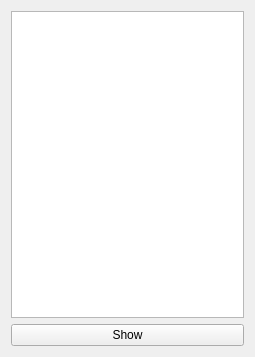
<?xml version="1.0" encoding="UTF-8"?>
<ui version="4.0">
 <class>Form</class>
 <widget class="QWidget" name="Form">
  <property name="geometry">
   <rect>
    <x>0</x>
    <y>0</y>
    <width>255</width>
    <height>357</height>
   </rect>
  </property>
  <property name="windowTitle">
   <string>Select Columns</string>
  </property>
  <property name="windowIcon">
   <iconset>
    <normaloff>ML1.ico</normaloff>ML1.ico</iconset>
  </property>
  <layout class="QGridLayout" name="gridLayout">
   <item row="0" column="0" colspan="3">
    <widget class="QListWidget" name="Fcollist"/>
   </item>
   <item row="1" column="0" colspan="3">
    <widget class="QPushButton" name="pushButton">
     <property name="text">
      <string>Show</string>
     </property>
    </widget>
   </item>
  </layout>
 </widget>
 <resources/>
 <connections/>
</ui>
